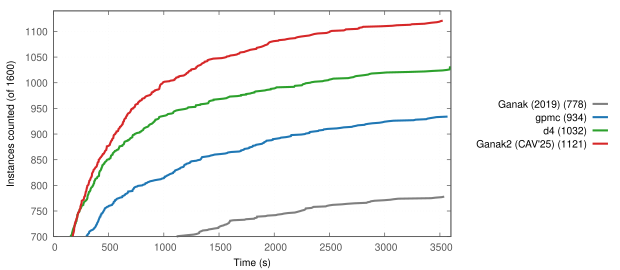

Write gnuplot code to recreate this figure.
set terminal pdfcairo enhanced color font "Helvetica,11" size 6.2in,2.7in
set output "cav-solvers.pdf"
set key outside right center spacing 1.3 samplen 2
set xlabel "Time (s)"
set ylabel "Instances counted (of 1600)"
set grid lc rgb "#dddddd"
set border lc rgb "#555555"
set xrange [0:3600]
set yrange [700:1140]
plot "cav-solvers-0.dat" u 1:2 w l lw 3 lc rgb "#7f7f7f" t "Ganak (2019) (778)", "cav-solvers-1.dat" u 1:2 w l lw 3 lc rgb "#1f77b4" t "gpmc (934)", "cav-solvers-2.dat" u 1:2 w l lw 3 lc rgb "#2ca02c" t "d4 (1032)", "cav-solvers-3.dat" u 1:2 w l lw 3 lc rgb "#d62728" t "Ganak2 (CAV'25) (1121)"
